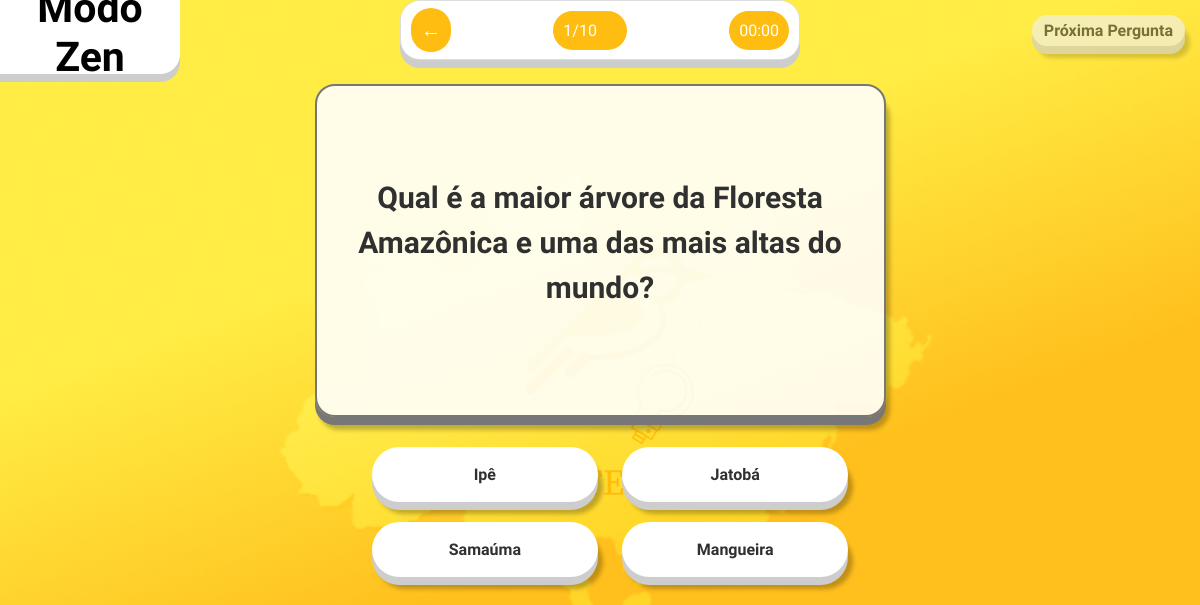
Page /Bem_ti_Quiz/quiz-zenFlora.php on the committed database.
### tables this page shows
CREATE TABLE `perguntas` (
  `id` int(11) NOT NULL,
  `pergunta` text NOT NULL,
  `id_categorias` int(11) NOT NULL,
  `curiosidades` text DEFAULT NULL
);

CREATE TABLE `respostas` (
  `id` int(11) NOT NULL,
  `resposta` text NOT NULL,
  `pergunta_id` int(11) DEFAULT NULL,
  `correta` tinyint(1) NOT NULL
);

### Bem_ti_Quiz/db_functions.php (called while the page is built, shortened)
<?php
function connectToDatabase()
{
    $servername = "localhost";
    $username = "root";
    $password = "";
    $database = "bemtequiz";
    $conn = new mysqli($servername, $username, $password, $database);
    return $conn;
}
function getAnswersByQuestionId($questionId)
{
    $conn = connectToDatabase();
    $sql = "SELECT id, resposta, correta FROM respostas WHERE pergunta_id = ?";
    $stmt = $conn->prepare($sql);
    $stmt->bind_param("i", $questionId);
    $stmt->execute();
    $result = $stmt->get_result();
    $answers = array();
    while ($row = $result->fetch_assoc()) {
        $answers[] = $row;
    }
    return $answers;
}
function getQuestionById($questionId)
{
    $conn = connectToDatabase();
    $sql = "SELECT id, pergunta, id_categorias FROM perguntas WHERE id = ?";
    $stmt = $conn->prepare($sql);
    $stmt->bind_param("i", $questionId);
    $stmt->execute();
    $result = $stmt->get_result();
    $question = $result->fetch_assoc();
    return $question;
}
?>

### Bem_ti_Quiz/quiz-zenFlora.php (the view, shortened to what this page needs)
<?php
include('db_functions.php');
$randomQuestionIds = $_SESSION['random_question_ids'];
$questions = array();
foreach ($randomQuestionIds as $questionId) {
    $question = getQuestionById($questionId);
    if ($question) {
        $questions[] = $question;
    }
}
$currentQuestionIndex = isset($_GET['q']) ? (int) $_GET['q'] : 0;
$currentQuestion = $questions[$currentQuestionIndex];
?>
<!DOCTYPE html>
<html lang="pt-br">
<head>
    <link href="https://cdn.jsdelivr.net/npm/bootstrap@5.3.1/dist/css/bootstrap.min.css" rel="stylesheet">
    <link href="Css/Style.css" rel="stylesheet" />
</head>
<body>
    <div class="rodape">
        <h1 class="texto-rodape">Modo Zen</h1>
    </div>
    <div class="position-absolute top-0 start-50 translate-middle-x">
        <div class="quadro">
            <div class="inside" id="inside">
                <div class="seta" onclick="confirmarVolta()">&#8592;</div>
            </div>
            <div class="inside" id="inside">
                <div class="contador" id="contador">
                    <?php echo $currentQuestionIndex + 1; ?>/10
                </div>
            </div>
            <div class="inside" id="inside">
                <div class="cronometro" id="cronometro">00:00</div>
            </div>
        </div>
    </div <div class="container centered-container">
    <div id="quiz-container">
        <div class='d-flex justify-content-center'>
            <div class='quadro-quiz justify-content-center'>
                <div class='texto-pergunta'>
                    <?php echo $currentQuestion['pergunta']; ?>
                </div>
            </div>
        </div>
        <div class='respostas-container'>
            <div class="row row-cols-2">
                <?php
                $respostas = getAnswersByQuestionId($currentQuestion['id']);
                if (!empty($respostas)) {
                    foreach ($respostas as $resposta) {
                        echo '<div class="col">';
                        echo '<button class="btn resposta" data-correta="' . $resposta["correta"] . '">' . $resposta["resposta"] . '</button>';
                        echo '</div>';
                    }
                } else {
                    echo "<div class='col'>Nenhuma resposta encontrada.</div>";
                }
                ?>
            </div>
        </div>
    </div>
    <div id="button-container" class="text-right">
        <button id="proximo-btn" class="btn btn-seg" onclick="proximaPergunta()">Próxima Pergunta</button>
    </div>
</body>
</html>

### Bem_ti_Quiz/Css/Style.css (style rules this page uses)
body { font-family: Arial, sans-serif; background: linear-gradient(0deg, #FFBF1C 30%, #FFEC44 52%); text-align: center; margin: 0; overflow-x: auto; overflow-y: auto; background-repeat: no-repeat; background-position: right top; background-attachment: fixed; }
.rodape { width: 15%; height: 74px; background: #FFF; border-radius: 0 0 20px 0; box-shadow: 0 8px 0 0 #CDCDCD; display: flex; align-items: center; justify-content: center; }
.texto-rodape { font-family: 'Be Vietnam Pro'; color: #000; text-align: center; font-size: 41px; font-weight: 600; }
.quadro-quiz { width: 100%; max-width: 571px; height: 333px; background: rgba(255, 255, 255, 0.88); border: 2px solid #777; border-radius: 20px; box-shadow: 0 8px 0 0 #777, 4px 13px 4px 0 rgba(0, 0, 0, 0.25); display: flex; align-items: center; justify-content: center; padding: 10px; margin: 10px; }
.texto-pergunta { color: #303030; text-align: center; font-family: 'Be Vietnam Pro'; font-size: 30px; font-weight: bold; }

### Bem_ti_Quiz/quiz-zenFlora.php (style rules this page uses)
body { background-image: url('Css/BGLOGO.png'); background-size: cover; background-position: center center; background-repeat: no-repeat; background-attachment: fixed; }
.respostas-container { display: flex; justify-content: center; align-items: center; margin-top: 10px; margin-bottom: 1px; align-items: center; }
.resposta, .resposta-correta, .resposta-incorreta { flex: 1; margin: 10px; min-width: 0; width: 100%; height: 55px; display: flex; flex-direction: column; justify-content: center; align-items: center; color: #303030; text-align: center; font-family: 'Be Vietnam Pro', sans-serif; font-size: 16px; font-style: normal; font-weight: 600; line-height: normal; border-radius: 36px; background: #FFF; box-shadow: 0px 8px 0px 0px #CDCDCD, 5px 12px 4px 0px rgba(0, 0, 0, 0.25); }
.btn-seg { flex: 1; margin: 5px; min-width: 0; height: auto; display: flex; flex-direction: column; justify-content: center; align-items: center; color: #303030; text-align: center; font-family: 'Be Vietnam Pro', sans-serif; font-size: 16px; font-style: normal; font-weight: 600; line-height: normal; border-radius: 36px; background: #FFF; box-shadow: 0px 8px 0px 0px #CDCDCD, 5px 12px 4px 0px rgba(0, 0, 0, 0.25); }
#button-container { position: absolute; top: 10px; right: 10px; }
#proximo-btn { color: #303030; background: #FFF; border: none; cursor: pointer; transition: background-color 0.3s; }
#proximo-btn:disabled { background: #f0f0f0; }
.quadro { width: 400px; height: 60px; border: 1px solid #ddd; padding: 10px; text-align: center; display: flex; justify-content: space-between; align-items: center; border-radius: 20px; background: #FFF; box-shadow: 0px 8px 0px 0px #CDCDCD; }
.inside { background: #FFBD12; padding: 10px; text-align: center; display: flex; justify-content: space-between; align-items: center; border-radius: 20px; color: #FFF; text-align: center; font-family: Be Vietnam Pro; font-size: 40px; font-style: normal; font-weight: 400; line-height: normal; }
.seta { font-size: 20px; cursor: pointer; }
.contador { font-size: 16px; margin-right: 20px; }
.cronometro { font-size: 16px; }

### rows in the picture
perguntas: pergunta "Qual é a maior árvore da Floresta Amazônica e uma das mais altas do mundo?"
respostas: resposta "Ipê"
respostas: resposta "Jatobá"
respostas: resposta "Samaúma"
respostas: resposta "Mangueira"

### other values in the picture
$currentQuestionIndex + 1 "1"
